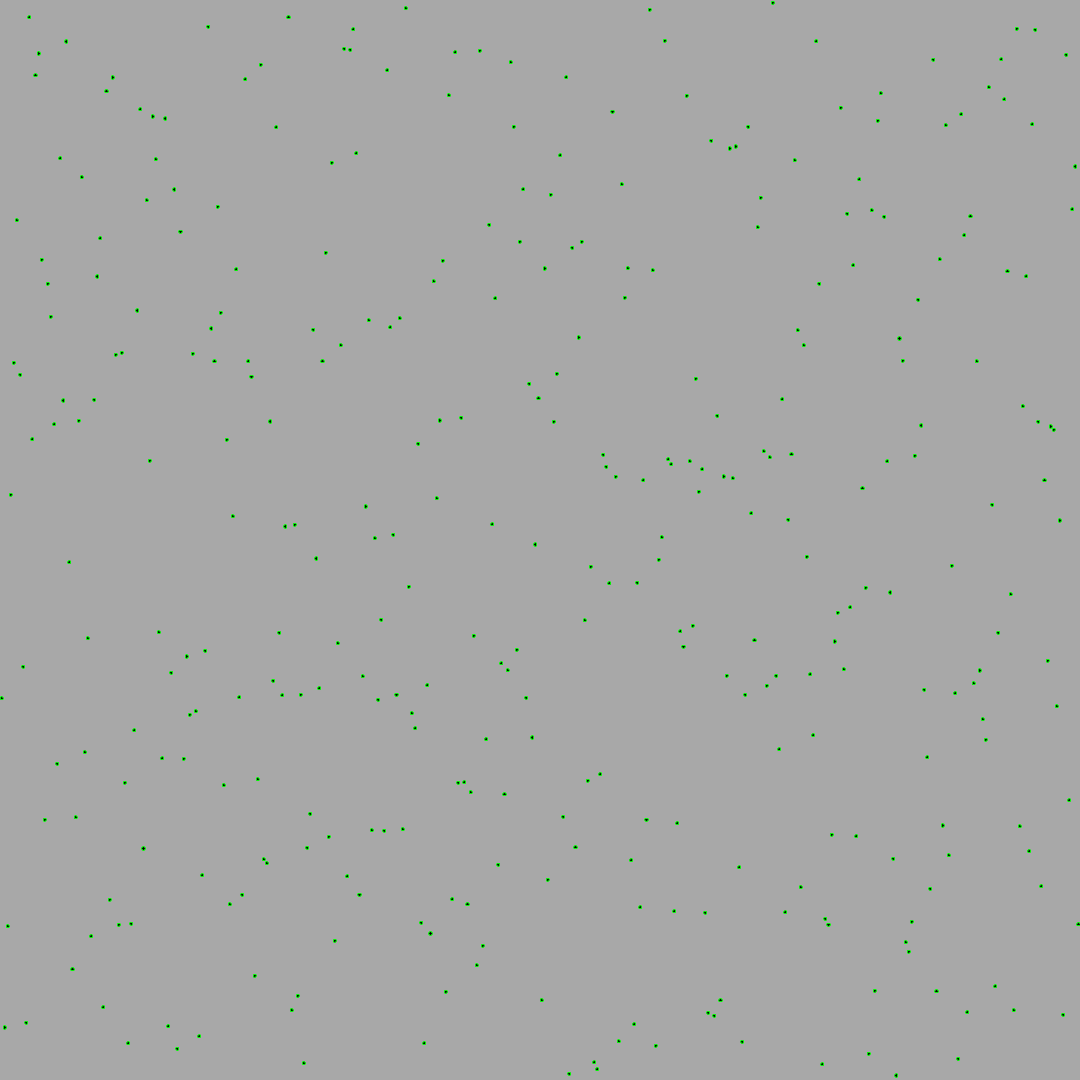
Frame 1 (no input)
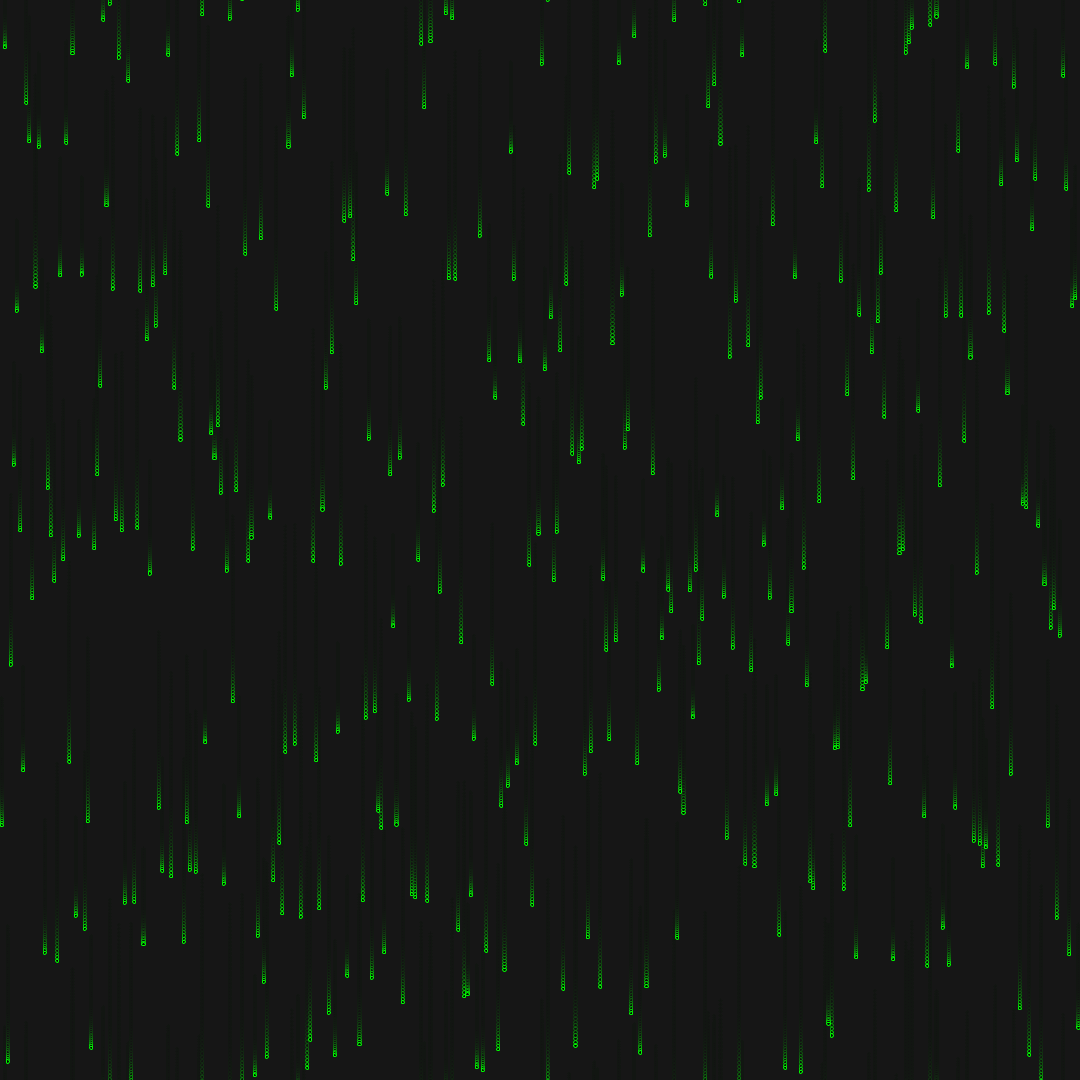
Frame 60 (the mouse pressed at the canvas centre just before this capture)
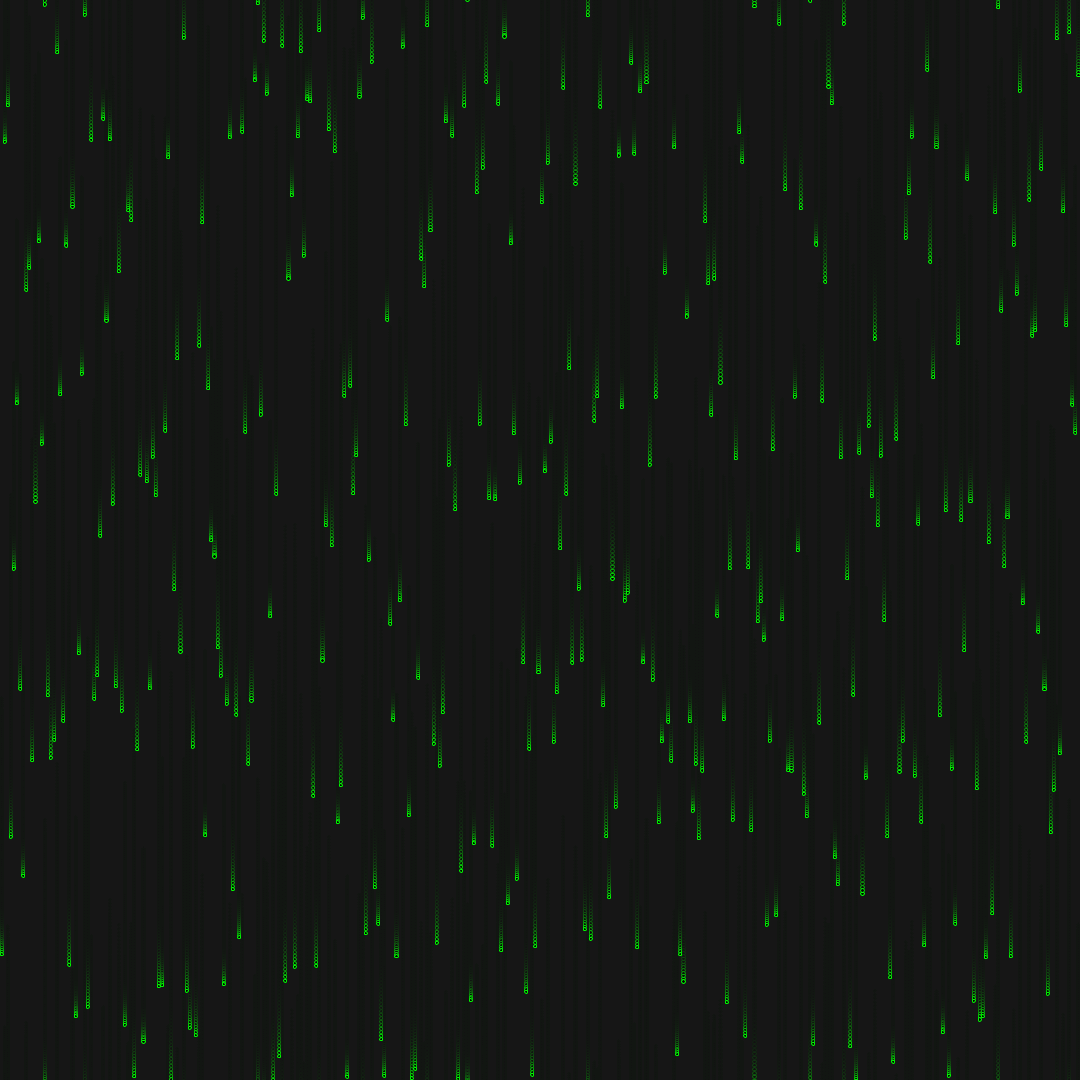
Frame 120 (the mouse held since frame 60 and released just before this capture)

The Processing sketch that drew these frames (run headless with seeded random() and noise(); from frame 60 on, the mouse is pressed at the canvas centre):

// Processing sketch: rain_03b
// ── rain_03b.pde
int numberOfDrops = 350;

float[] positionsY;
float[] fallSpeeds;

float step;

float speedMultiplier = 1;


void setup() {
  size(1080, 1080);

  step = float(width)/numberOfDrops;
  stroke(0, 255, 0);
  fill(0);
  smooth();

  positionsY = new float[numberOfDrops];
  fallSpeeds = new float[numberOfDrops];

  for (int i = 0; i < positionsY.length; i++) {
    positionsY[i] = random(height);
    fallSpeeds[i] = random(1.5, 4);
  }
}

void draw() {

  fill(20, 50);
  rect(-10, -10, width+20, height+20);
  
  //BONUS:
  //speedMultiplier = map(mouseX, 0, width, 0.25, 4);

  fill(0);
  for (int i = 0; i < positionsY.length; i++) {

    float x = i*step + step/2;

    ellipse(x, positionsY[i], step, step);

    positionsY[i] += fallSpeeds[i]*speedMultiplier;

    if (positionsY[i] >= height+step) {
      positionsY[i] = -step;
      fallSpeeds[i] = random(1.5, 4);
    }
  }
}
